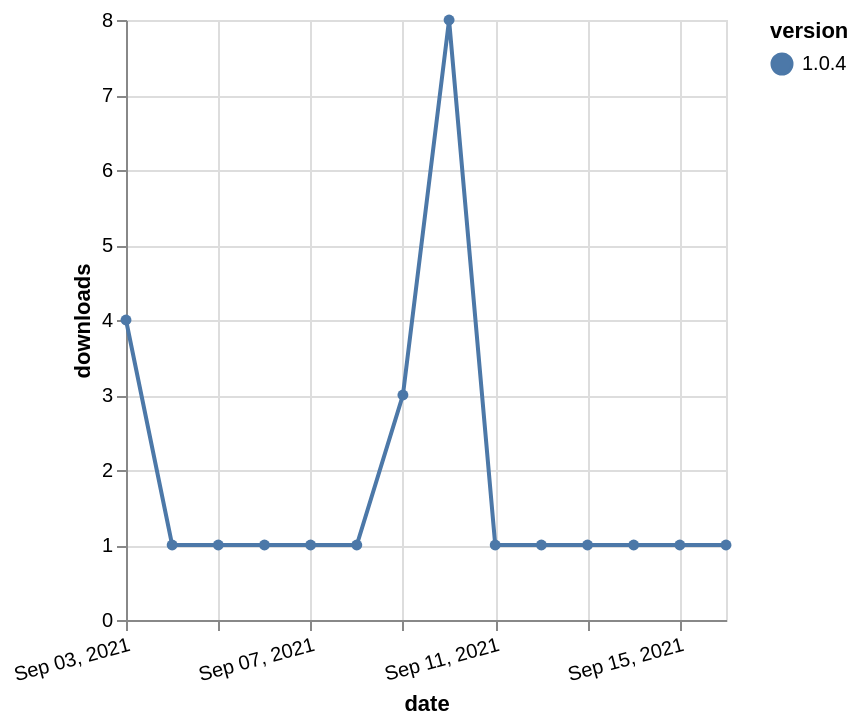

The specification (Vega-Lite) saved for this image:
### Vega-Lite specification from a JSON file in a GitHub repository (floating-point values rounded to 4 significant figures)
{"$schema": "https://vega.github.io/schema/vega-lite/v5.json", "description": "A simple bar chart with embedded data.", "data": {"values": [{"date": "2021-09-03", "total": 612, "delta": 4, "version": "1.0.4"}, {"date": "2021-09-04", "total": 613, "delta": 1, "version": "1.0.4"}, {"date": "2021-09-05", "total": 614, "delta": 1, "version": "1.0.4"}, {"date": "2021-09-06", "total": 615, "delta": 1, "version": "1.0.4"}, {"date": "2021-09-07", "total": 616, "delta": 1, "version": "1.0.4"}, {"date": "2021-09-08", "total": 617, "delta": 1, "version": "1.0.4"}, {"date": "2021-09-09", "total": 620, "delta": 3, "version": "1.0.4"}, {"date": "2021-09-10", "total": 628, "delta": 8, "version": "1.0.4"}, {"date": "2021-09-11", "total": 629, "delta": 1, "version": "1.0.4"}, {"date": "2021-09-12", "total": 630, "delta": 1, "version": "1.0.4"}, {"date": "2021-09-13", "total": 631, "delta": 1, "version": "1.0.4"}, {"date": "2021-09-14", "total": 632, "delta": 1, "version": "1.0.4"}, {"date": "2021-09-15", "total": 633, "delta": 1, "version": "1.0.4"}, {"date": "2021-09-16", "total": 634, "delta": 1, "version": "1.0.4"}]}, "width": "container", "mark": {"type": "line", "point": {"filled": true}}, "encoding": {"x": {"field": "date", "type": "temporal", "timeUnit": "yearmonthdate", "title": "date", "axis": {"labelAngle": -15}}, "y": {"field": "delta", "type": "quantitative", "title": "downloads"}, "color": {"field": "version", "type": "nominal"}, "tooltip": {"field": "delta"}}}
